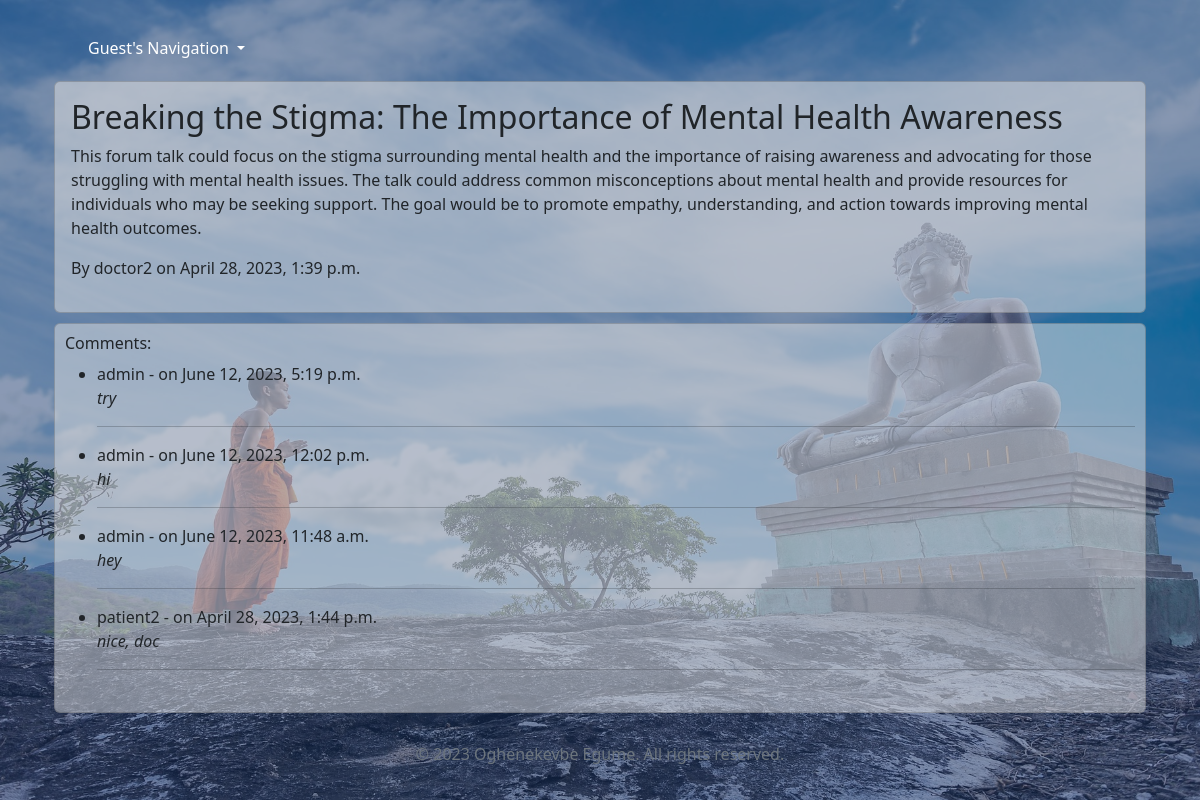
The app's page /forum_detail/2 with its own data.
### life/models.py (models this page shows, shortened)
class ForumPost(models.Model):
    author = models.ForeignKey(User, on_delete=models.CASCADE)
    subject = models.CharField(max_length=225)
    body = models.TextField()
    date_added = models.DateTimeField(default=datetime.now, blank=True)
    comments = models.ManyToManyField("Comment", related_name='comment', blank=True)
    class Meta:
        ordering = ['date_added']

class Comment(models.Model):
    post = models.ForeignKey(ForumPost, on_delete=models.CASCADE, related_name='forumpost')
    author = models.ForeignKey(User, on_delete=models.CASCADE)
    body = models.TextField()
    date_added = models.DateTimeField(default=datetime.now, blank=True)
    class Meta:
        ordering = ['date_added']

### life/views.py (the view, shortened to what this page needs)
# urls.py: path("forum_detail/<str:pk>", ForumDetailView.as_view(), name="forum_detail"),
class ForumDetailView(DetailView):
    model = ForumPost
    template_name = "forum_detail.html"
    form_class = CommentForm
    def get_queryset(self):
        queryset = self.model.objects.all().order_by("-date_added")
        return queryset
    def get_context_data(self, **kwargs):
        context = super().get_context_data(**kwargs)
        post = self.get_object()
        context["post"] = post
        comments = self.object.forumpost.all()
        context['comments']= comments
        if 'form' not in context:
            context['form'] = self.form_class(request=self.request, post=post)
        return context

### life/templates/forum_detail.html (shortened to what this page needs)
{% extends 'base.html' %}
{% block content %}
<div class="container" style="min-height: 82vh; max-height: max-content;">
    <div class="row">
        <div class="col">
            <div class="card">
                <div class="card-body">
                    <h2>{{ post.subject }}</h2>
                    <p>{{ post.body|safe }}</p>
                    <p>By {{ post.author }} on {{ post.date_added }}</p>
                </div>
              </div>
            <div class="card" style="background-color: rgba(225, 225, 225, 0.5); padding: 10px; margin: 10px 0 0 0;" id="comments">
              <h6>Comments:</h6>
              <ul>
                  {% if comments %}
                      {% for comment in comments reversed  %}
                      <li>
                        {{ comment.author }} - on
                        {{ comment.date_added }} <br>
                        <em>{{ comment.body }}</em>
                      </li>
                      <hr>
                      {% endfor %}
                  {% endif %}
              </ul>
            </div>
        </div>
    </div>
</div>
{% endblock %}

### static/css/base.css (style rules this page uses)
body { background-size: cover; background-position: center; transition: background 0.5s ease-in-out; position: relative; min-height: 100vh; max-height: max-content; }

### life/templates/forum_detail.html (style rules this page uses)
.card { background-color: rgba(225, 225, 225, 0.5); margin-top: 5px; }

### records on screen
ForumPost: subject "Breaking the Stigma: The Importance of Mental Health Awareness", body "This forum talk could focus on the stigma surrounding mental health and the importance of raising awareness and advocating for those struggling with mental health issues. The talk could address common misconceptions about mental health and provide resources for individuals who may be seeking support. The goal would be to promote empathy, understanding, and action towards improving mental health outcomes.", author "doctor2", date_added "April 28, 2023, 1:39 p.m."
Comment: author "admin", date_added "June 12, 2023, 5:19 p.m.", body "try"
Comment: author "admin", date_added "June 12, 2023, 12:02 p.m.", body "hi"
Comment: author "admin", date_added "June 12, 2023, 11:48 a.m.", body "hey"
Comment: author "patient2", date_added "April 28, 2023, 1:44 p.m.", body "nice, doc"
